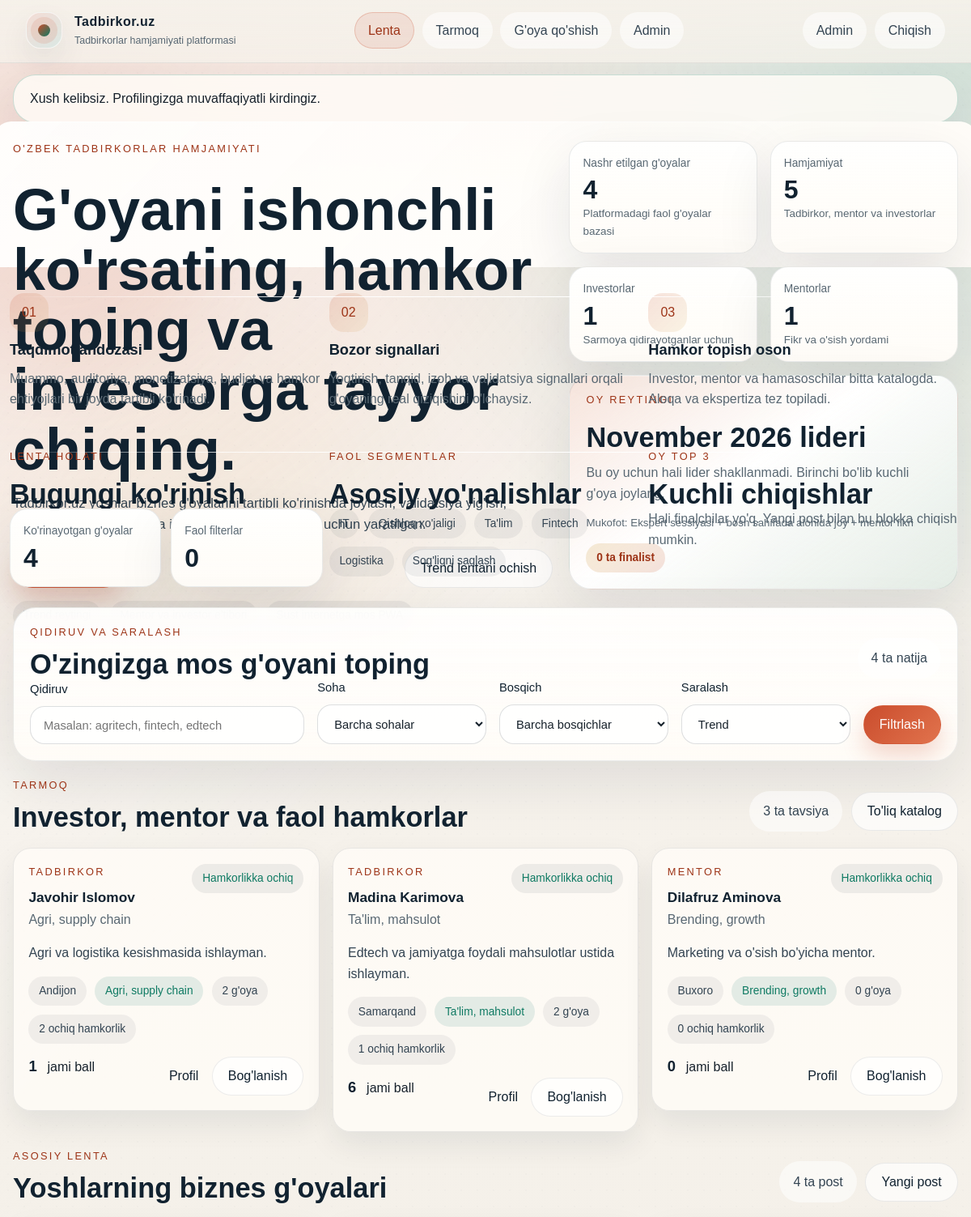
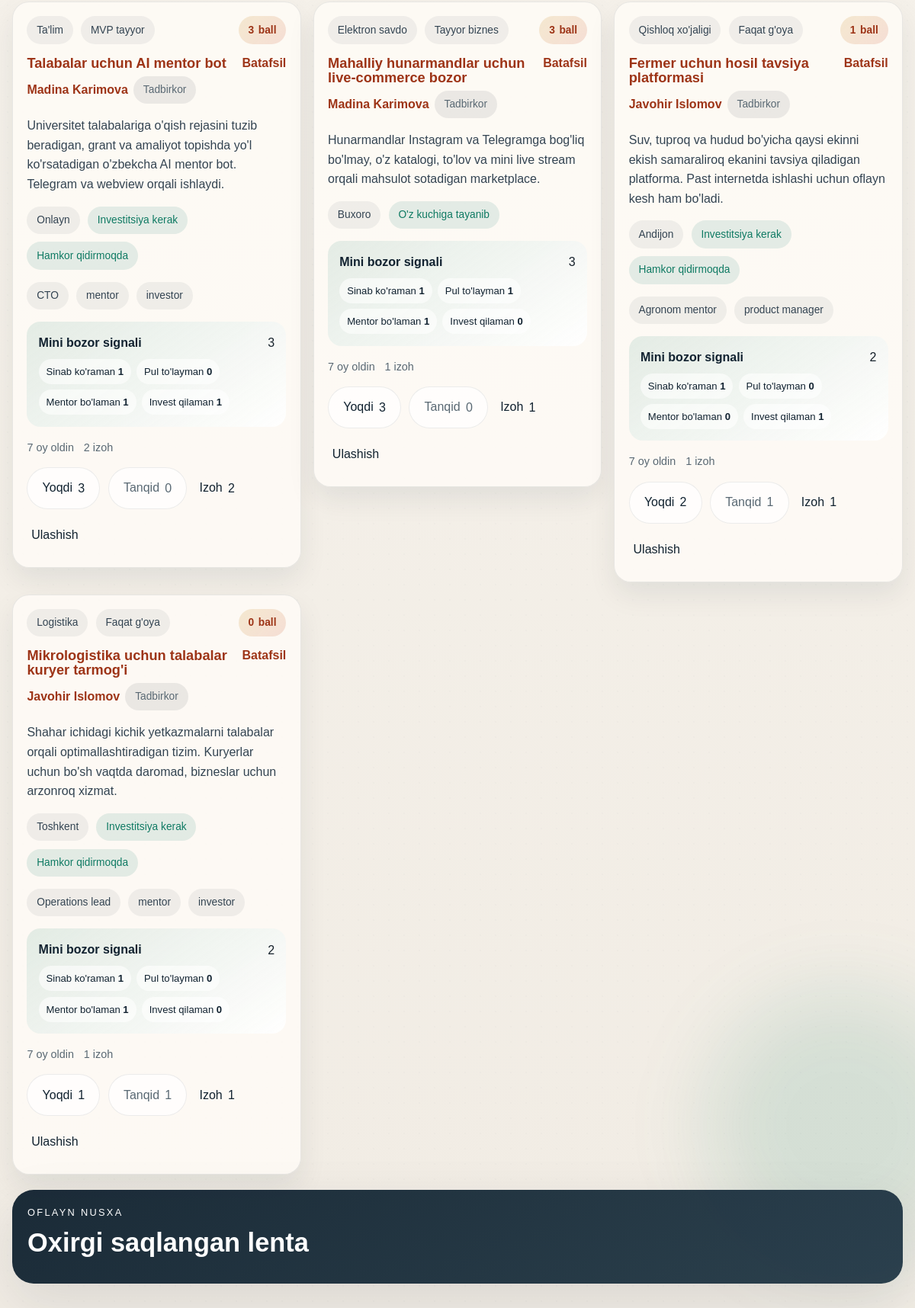
The app's page /?page=home (signed in) with its own data (2 pictures, top to bottom).
### tables this page shows
CREATE TABLE `users` (
  `id` int(10) UNSIGNED NOT NULL,
  `name` varchar(120) NOT NULL,
  `email` varchar(190) NOT NULL,
  `password_hash` varchar(255) NOT NULL,
  `role` enum('founder','investor','mentor','admin') NOT NULL DEFAULT 'founder',
  `bio` text DEFAULT NULL,
  `location` varchar(120) DEFAULT NULL,
  `expertise` varchar(180) DEFAULT NULL,
  `contact_link` varchar(255) DEFAULT NULL,
  `collaboration_status` enum('available','selective','busy') NOT NULL DEFAULT 'available',
  `created_at` datetime NOT NULL,
  `last_seen` datetime DEFAULT NULL
);

CREATE TABLE `ideas` (
  `id` int(10) UNSIGNED NOT NULL,
  `user_id` int(10) UNSIGNED NOT NULL,
  `title` varchar(140) NOT NULL,
  `description` text NOT NULL,
  `sector` varchar(120) NOT NULL,
  `stage` enum('idea','mvp','business') NOT NULL DEFAULT 'idea',
  `location` varchar(120) DEFAULT NULL,
  `investment_needed` tinyint(1) NOT NULL DEFAULT 0,
  `budget_from` decimal(12,2) DEFAULT NULL,
  `budget_to` decimal(12,2) DEFAULT NULL,
  `target_audience` varchar(255) DEFAULT NULL,
  `market_note` text DEFAULT NULL,
  `monetization` varchar(255) DEFAULT NULL,
  `collaboration_open` tinyint(1) NOT NULL DEFAULT 0,
  `seeking_roles` varchar(255) DEFAULT NULL,
  `status` enum('published','archived') NOT NULL DEFAULT 'published',
  `created_at` datetime NOT NULL,
  `updated_at` datetime NOT NULL
);

### app/views/partials/idea-card.php (the view, shortened to what the rows shown need)
<article class="idea-card" data-idea-id="<?= (int) $idea['id'] ?>">
    <div class="idea-card__topline">
        <div class="chip-row">
            <span class="chip"><?= e($idea['sector']) ?></span>
            <span class="chip"><?= e(stage_label($idea['stage'])) ?></span>
        </div>
        <span class="score-badge"><span data-score-count><?= (int) $idea['score'] ?></span> ball</span>
    </div>
    <div class="idea-card__header">
        <div>
            <h3 class="idea-card__title">
                <a href="/?page=idea&id=<?= (int) $idea['id'] ?>"><?= e($idea['title']) ?></a>
            </h3>
            <p class="idea-card__author">
                <a href="/?page=profile&id=<?= (int) $idea['user_id'] ?>"><?= e($idea['author_name']) ?></a>
                <span class="role-pill"><?= e(role_label($idea['author_role'])) ?></span>
            </p>
        </div>
        <a class="idea-card__link" href="/?page=idea&id=<?= (int) $idea['id'] ?>">Batafsil</a>
    </div>
    <p class="idea-card__summary"><?= e(excerpt($idea['description'])) ?></p>
    <div class="chip-row">
        <?php if (!empty($idea['location'])): ?>
            <span class="chip"><?= e($idea['location']) ?></span>
        <?php endif; ?>
        <span class="chip chip--accent"><?= !empty($idea['investment_needed']) ? 'Investitsiya kerak' : 'O\'z kuchiga tayanib' ?></span>
        <?php if (!empty($idea['collaboration_open'])): ?>
            <span class="chip chip--accent">Hamkor qidirmoqda</span>
        <?php endif; ?>
    </div>
    <?php if (!empty($idea['seeking_roles'])): ?>
        <div class="chip-row">
            <?php foreach (split_csv_tags($idea['seeking_roles']) as $roleNeed): ?>
                <span class="chip"><?= e($roleNeed) ?></span>
            <?php endforeach; ?>
        </div>
    <?php endif; ?>
    <div class="idea-card__insight">
        <div class="idea-card__insight-head">
            <strong>Mini bozor signali</strong>
            <span data-validation-total><?= (int) $idea['validation_count'] ?></span>
        </div>
        <div class="signal-list">
            <span><?= e(validation_signal_label('use')) ?> <strong data-signal-count="use"><?= (int) $idea['use_count'] ?></strong></span>
            <span><?= e(validation_signal_label('pay')) ?> <strong data-signal-count="pay"><?= (int) $idea['pay_count'] ?></strong></span>
            <span><?= e(validation_signal_label('mentor')) ?> <strong data-signal-count="mentor"><?= (int) $idea['mentor_count'] ?></strong></span>
            <span><?= e(validation_signal_label('invest')) ?> <strong data-signal-count="invest"><?= (int) $idea['invest_count'] ?></strong></span>
        </div>
    </div>
    <div class="idea-card__footer">
        <div class="idea-card__meta">
            <span><?= e(time_ago($idea['created_at'])) ?></span>
            <span><span data-comment-count><?= (int) $idea['comment_count'] ?></span> izoh</span>
        </div>
        <div class="idea-actions">
            <button
                type="button"
                class="action-btn js-vote <?= (int) $idea['user_vote'] === 1 ? 'is-active' : '' ?>"
                data-idea-id="<?= (int) $idea['id'] ?>"
                data-vote="1"
            >
                Yoqdi <span data-like-count><?= (int) $idea['likes'] ?></span>
            </button>
            <button
                type="button"
                class="action-btn action-btn--muted js-vote <?= (int) $idea['user_vote'] === -1 ? 'is-active' : '' ?>"
                data-idea-id="<?= (int) $idea['id'] ?>"
                data-vote="-1"
            >
                Tanqid <span data-dislike-count><?= (int) $idea['dislikes'] ?></span>
            </button>
            <a class="action-btn action-btn--link" href="/?page=idea&id=<?= (int) $idea['id'] ?>#comments">
                Izoh <span data-comment-count><?= (int) $idea['comment_count'] ?></span>
            </a>
            <button
                type="button"
                class="action-btn action-btn--link js-share"
                data-share-title="<?= e($idea['title']) ?>"
                data-share-url="<?= e(base_url('?page=idea&id=' . (int) $idea['id'])) ?>"
            >
                Ulashish
            </button>
        </div>
    </div>
</article>

### app/views/layout.php (shortened to what the rows shown need)
<?php
$currentUser = current_user();
$page = $page ?? 'home';
?>
<!doctype html>
<html lang="uz">
<head>
    <link rel="stylesheet" href="<?= e(asset('assets/css/app.css')) ?>">
</head>
<body class="<?= e($pageClass ?? '') ?>" data-csrf="<?= e(csrf_token()) ?>" data-db-ready="<?= $dbError === null ? '1' : '0' ?>">
    <header class="topbar">
        <div class="topbar__inner">
            <div class="topbar__auth">
                <?php if ($currentUser): ?>
                    <a class="ghost-chip <?= $page === 'profile' ? 'is-active' : '' ?>" href="/?page=profile&id=<?= (int) $currentUser['id'] ?>">
                        <?= e($currentUser['name']) ?>
                    </a>
                    <a class="btn btn--ghost" href="/?page=logout">Chiqish</a>
                <?php else: ?>
                    <a class="btn btn--ghost" href="/?page=login">Kirish</a>
                    <a class="btn btn--primary" href="/?page=register">Boshlash</a>
                <?php endif; ?>
            </div>
        </div>
    </header>
    <main class="page-shell">
        <?php require $viewFile; ?>
    </main>
</body>
</html>

### app/views/home.php (shortened to what the rows shown need)
<section class="hero hero--home">
    <div class="hero__content">
        <h1>G'oyani ishonchli ko'rsating, hamkor toping va investorga tayyor chiqing.</h1>
    </div>
    <div class="hero__panel">
        <div class="metric-grid">
            <article class="metric-card">
                <span class="metric-card__label">Hamjamiyat</span>
                <strong><?= (int) ($stats['total_users'] ?? 0) ?></strong>
                <small class="metric-card__hint">Tadbirkor, mentor va investorlar</small>
            </article>
        </div>
        <article class="contest-card">
            <div class="section-copy">
                <h2><?= e($contest['month_title'] ?? date('F Y')) ?> lideri</h2>
            </div>
        </article>
    </div>
</section>
<section class="summary-grid">
    <article class="panel">
        <div class="section-copy">
            <h2>Bugungi ko'rinish</h2>
        </div>
    </article>
    <article class="panel">
        <div class="section-copy">
            <h2>Asosiy yo'nalishlar</h2>
        </div>
    </article>
    <article class="panel">
        <div class="section-copy">
            <h2>Kuchli chiqishlar</h2>
        </div>
    </article>
</section>
<section class="filter-panel">
    <div class="section-head">
        <div>
            <h2>O'zingizga mos g'oyani toping</h2>
        </div>
    </div>
</section>
<?php if ($dbError !== null): ?>
    <section class="empty-state">
        <h2>Platforma skeleti tayyor</h2>
        <p>Endi `database/schema.sql` va `database/seed.sql` ni import qilib, real ma'lumot bilan ishga tushiring.</p>
    </section>
<?php else: ?>
    <?php if (!empty($featuredPeople)): ?>
        <section class="section-head">
            <div>
                <h2>Investor, mentor va faol hamkorlar</h2>
            </div>
        </section>
        <section class="people-grid">
            <?php foreach ($featuredPeople as $person): ?>
                <?php require __DIR__ . '/partials/person-card.php'; ?>
            <?php endforeach; ?>
        </section>
    <?php endif; ?>
    <section class="section-head">
        <div>
            <h2>Yoshlarning biznes g'oyalari</h2>
        </div>
    </section>
    <section class="ideas-grid" data-feed-snapshot>
        <?php foreach ($ideasList as $idea): ?>
            <?php require __DIR__ . '/partials/idea-card.php'; ?>
        <?php endforeach; ?>
    </section>
    <section class="offline-snapshot" id="offline-snapshot" hidden>
        <div class="section-head">
            <div>
                <h2>Oxirgi saqlangan lenta</h2>
            </div>
        </div>
    </section>
<?php endif; ?>

### app/views/partials/person-card.php
<article class="person-card">
    <div class="person-card__head">
        <div>
            <p class="eyebrow"><?= e(role_label($person['role'])) ?></p>
            <strong><a href="/?page=profile&id=<?= (int) $person['id'] ?>"><?= e($person['name']) ?></a></strong>
            <p><?= e($person['expertise'] ?: 'Hamkorlik va tarmoq uchun profil ochiq.') ?></p>
        </div>
        <span class="status-pill status-pill--<?= e($person['collaboration_status']) ?>">
            <?= e(collaboration_status_label($person['collaboration_status'])) ?>
        </span>
    </div>
    <p class="person-card__bio"><?= e(excerpt($person['bio'] ?: 'Hamkorlik va tarmoq uchun profil ochiq.', 140)) ?></p>
    <div class="chip-row">
        <?php if (!empty($person['location'])): ?>
            <span class="chip"><?= e($person['location']) ?></span>
        <?php endif; ?>
        <?php if (!empty($person['expertise'])): ?>
            <span class="chip chip--accent"><?= e($person['expertise']) ?></span>
        <?php endif; ?>
        <span class="chip"><?= (int) $person['ideas_count'] ?> g'oya</span>
        <span class="chip"><?= (int) $person['open_ideas_count'] ?> ochiq hamkorlik</span>
    </div>
    <div class="person-card__footer">
        <div class="person-card__metric">
            <strong><?= (int) $person['total_score'] ?></strong>
            <span>jami ball</span>
        </div>
        <div class="idea-actions">
            <a class="action-btn action-btn--link" href="/?page=profile&id=<?= (int) $person['id'] ?>">Profil</a>
            <?php if (!empty($person['contact_link'])): ?>
                <a class="action-btn" href="<?= e(external_link($person['contact_link'])) ?>" target="_blank" rel="noopener noreferrer">Bog'lanish</a>
            <?php endif; ?>
        </div>
    </div>
</article>

### records on screen
users: name "Admin"
ideas: user "5", sector "Logistika", stage "Faqat g'oya", score "0", title "Mikrologistika uchun talabalar kuryer tarmog'i", user.name "Javohir Islomov", user.role "Tadbirkor", description "Shahar ichidagi kichik yetkazmalarni talabalar orqali optimallashtiradigan tizim. Kuryerlar uchun bo'sh vaqtda daromad, bizneslar uchun arzonroq xizmat.", location "Toshkent", investment_needed "Investitsiya kerak", collaboration_open "Hamkor qidirmoqda", seeking_roles "Operations lead", seeking_roles "mentor", seeking_roles "investor", validation_count "2", use_count "1", pay_count "0", mentor_count "1", invest_count "0", created_at "7 oy oldin", comment_count "1", likes "1", dislikes "1"
users: role "TADBIRKOR", name "Javohir Islomov", expertise "Agri, supply chain", collaboration_status "Hamkorlikka ochiq", bio "Agri va logistika kesishmasida ishlayman.", location "Andijon", ideas_count "2", open_ideas_count "2", total_score "1"
users: role "TADBIRKOR", name "Madina Karimova", expertise "Ta'lim, mahsulot", collaboration_status "Hamkorlikka ochiq", bio "Edtech va jamiyatga foydali mahsulotlar ustida ishlayman.", location "Samarqand", ideas_count "2", open_ideas_count "1", total_score "6"
users: role "MENTOR", name "Dilafruz Aminova", expertise "Brending, growth", collaboration_status "Hamkorlikka ochiq", bio "Marketing va o'sish bo'yicha mentor.", location "Buxoro", ideas_count "0", open_ideas_count "0", total_score "0"
ideas: sector "Ta'lim", stage "MVP tayyor", score "3", title "Talabalar uchun AI mentor bot", user.name "Madina Karimova", user.role "Tadbirkor", description "Universitet talabalariga o'qish rejasini tuzib beradigan, grant va amaliyot topishda yo'l ko'rsatadigan o'zbekcha AI mentor bot. Telegram va webview orqali ishlaydi.", location "Onlayn", investment_needed "Investitsiya kerak", collaboration_open "Hamkor qidirmoqda", seeking_roles "CTO", seeking_roles "mentor", seeking_roles "investor", validation_count "3", use_count "1", pay_count "0", mentor_count "1", invest_count "1", created_at "7 oy oldin", comment_count "2", likes "3", dislikes "0"
ideas: sector "Elektron savdo", stage "Tayyor biznes", score "3", title "Mahalliy hunarmandlar uchun live-commerce bozor", user.name "Madina Karimova", user.role "Tadbirkor", description "Hunarmandlar Instagram va Telegramga bog'liq bo'lmay, o'z katalogi, to'lov va mini live stream orqali mahsulot sotadigan marketplace.", location "Buxoro", investment_needed "O", validation_count "3", use_count "1", pay_count "1", mentor_count "1", invest_count "0", created_at "7 oy oldin", comment_count "1", likes "3", dislikes "0"
ideas: sector "Qishloq xo'jaligi", stage "Faqat g'oya", score "1", title "Fermer uchun hosil tavsiya platformasi", user.name "Javohir Islomov", user.role "Tadbirkor", description "Suv, tuproq va hudud bo'yicha qaysi ekinni ekish samaraliroq ekanini tavsiya qiladigan platforma. Past internetda ishlashi uchun oflayn kesh ham bo'ladi.", location "Andijon", investment_needed "Investitsiya kerak", collaboration_open "Hamkor qidirmoqda", seeking_roles "Agronom mentor", seeking_roles "product manager", validation_count "2", use_count "1", pay_count "0", mentor_count "0", invest_count "1", created_at "7 oy oldin", comment_count "1", likes "2", dislikes "1"

### other values on screen
$successMessage "Xush kelibsiz. Profilingizga muvaffaqiyatli kirdingiz."
$stats['total_ideas'] "4"
$stats['investors'] "1"
$stats['mentors'] "1"
$contest['month_title'] "November 2026"
$config['contest']['monthly_prize'] "Ekspert sessiyasi + bosh sahifada alohida joy + mentor fikri"
count($topThree) "0"
$ideaCount "4"
$activeFilterCount "0"
$sector "IT"
$sector "Qishloq xo'jaligi"
$sector "Ta'lim"
$sector "Fintech"
$sector "Logistika"
$sector "Sog'liqni saqlash"
